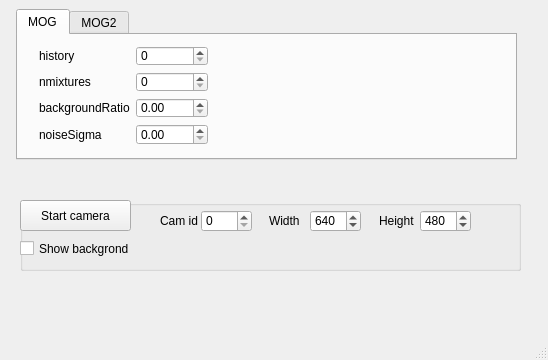
<?xml version="1.0" encoding="UTF-8"?>
<ui version="4.0">
 <class>MainWindow</class>
 <widget class="QMainWindow" name="MainWindow">
  <property name="geometry">
   <rect>
    <x>0</x>
    <y>0</y>
    <width>548</width>
    <height>360</height>
   </rect>
  </property>
  <property name="windowTitle">
   <string>Forgotten things detector</string>
  </property>
  <widget class="QWidget" name="centralWidget">
   <widget class="QTabWidget" name="tabWidget">
    <property name="geometry">
     <rect>
      <x>16</x>
      <y>9</y>
      <width>501</width>
      <height>151</height>
     </rect>
    </property>
    <property name="currentIndex">
     <number>0</number>
    </property>
    <widget class="QWidget" name="mogTab">
     <attribute name="title">
      <string>MOG</string>
     </attribute>
     <widget class="QWidget" name="formLayoutWidget">
      <property name="geometry">
       <rect>
        <x>10</x>
        <y>0</y>
        <width>191</width>
        <height>121</height>
       </rect>
      </property>
      <layout class="QFormLayout" name="formLayout">
       <item row="0" column="0">
        <widget class="QLabel" name="label">
         <property name="text">
          <string>history</string>
         </property>
        </widget>
       </item>
       <item row="0" column="1">
        <widget class="QSpinBox" name="historySpinBox">
         <property name="maximum">
          <number>10000</number>
         </property>
        </widget>
       </item>
       <item row="1" column="0">
        <widget class="QLabel" name="label_2">
         <property name="text">
          <string>nmixtures</string>
         </property>
        </widget>
       </item>
       <item row="1" column="1">
        <widget class="QSpinBox" name="nmixturesSpinBox">
         <property name="maximum">
          <number>10000</number>
         </property>
        </widget>
       </item>
       <item row="2" column="0">
        <widget class="QLabel" name="label_3">
         <property name="text">
          <string>backgroundRatio</string>
         </property>
        </widget>
       </item>
       <item row="2" column="1">
        <widget class="QDoubleSpinBox" name="backgroundRatioSpinBox"/>
       </item>
       <item row="3" column="0">
        <widget class="QLabel" name="label_4">
         <property name="text">
          <string>noiseSigma</string>
         </property>
        </widget>
       </item>
       <item row="3" column="1">
        <widget class="QDoubleSpinBox" name="noiseSigmaSpinBox"/>
       </item>
      </layout>
     </widget>
    </widget>
    <widget class="QWidget" name="mog2Tab">
     <attribute name="title">
      <string>MOG2</string>
     </attribute>
    </widget>
   </widget>
   <widget class="QGroupBox" name="groupBox">
    <property name="geometry">
     <rect>
      <x>20</x>
      <y>200</y>
      <width>501</width>
      <height>71</height>
     </rect>
    </property>
    <property name="sizePolicy">
     <sizepolicy hsizetype="Preferred" vsizetype="Preferred">
      <horstretch>0</horstretch>
      <verstretch>0</verstretch>
     </sizepolicy>
    </property>
    <property name="title">
     <string/>
    </property>
    <widget class="QPushButton" name="button">
     <property name="geometry">
      <rect>
       <x>0</x>
       <y>0</y>
       <width>111</width>
       <height>31</height>
      </rect>
     </property>
     <property name="text">
      <string>Start camera</string>
     </property>
    </widget>
    <widget class="QLabel" name="label_7">
     <property name="geometry">
      <rect>
       <x>249</x>
       <y>10</y>
       <width>41</width>
       <height>21</height>
      </rect>
     </property>
     <property name="text">
      <string>Width</string>
     </property>
    </widget>
    <widget class="QSpinBox" name="widthSpin">
     <property name="geometry">
      <rect>
       <x>290</x>
       <y>10</y>
       <width>51</width>
       <height>22</height>
      </rect>
     </property>
     <property name="maximum">
      <number>4000</number>
     </property>
     <property name="value">
      <number>640</number>
     </property>
    </widget>
    <widget class="QLabel" name="label_8">
     <property name="geometry">
      <rect>
       <x>359</x>
       <y>10</y>
       <width>41</width>
       <height>21</height>
      </rect>
     </property>
     <property name="text">
      <string>Height</string>
     </property>
    </widget>
    <widget class="QSpinBox" name="heightSpin">
     <property name="geometry">
      <rect>
       <x>400</x>
       <y>10</y>
       <width>51</width>
       <height>22</height>
      </rect>
     </property>
     <property name="maximum">
      <number>4000</number>
     </property>
     <property name="value">
      <number>480</number>
     </property>
    </widget>
    <widget class="QLabel" name="label_9">
     <property name="geometry">
      <rect>
       <x>140</x>
       <y>10</y>
       <width>41</width>
       <height>21</height>
      </rect>
     </property>
     <property name="text">
      <string>Cam id</string>
     </property>
    </widget>
    <widget class="QSpinBox" name="camSpin">
     <property name="geometry">
      <rect>
       <x>181</x>
       <y>10</y>
       <width>51</width>
       <height>22</height>
      </rect>
     </property>
    </widget>
    <widget class="QCheckBox" name="showBg">
     <property name="geometry">
      <rect>
       <x>0</x>
       <y>40</y>
       <width>111</width>
       <height>17</height>
      </rect>
     </property>
     <property name="text">
      <string>Show backgrond</string>
     </property>
    </widget>
   </widget>
  </widget>
  <widget class="QMenuBar" name="menuBar">
   <property name="geometry">
    <rect>
     <x>0</x>
     <y>0</y>
     <width>548</width>
     <height>27</height>
    </rect>
   </property>
  </widget>
  <widget class="QStatusBar" name="statusBar"/>
 </widget>
 <layoutdefault spacing="6" margin="11"/>
 <resources/>
 <connections/>
</ui>
